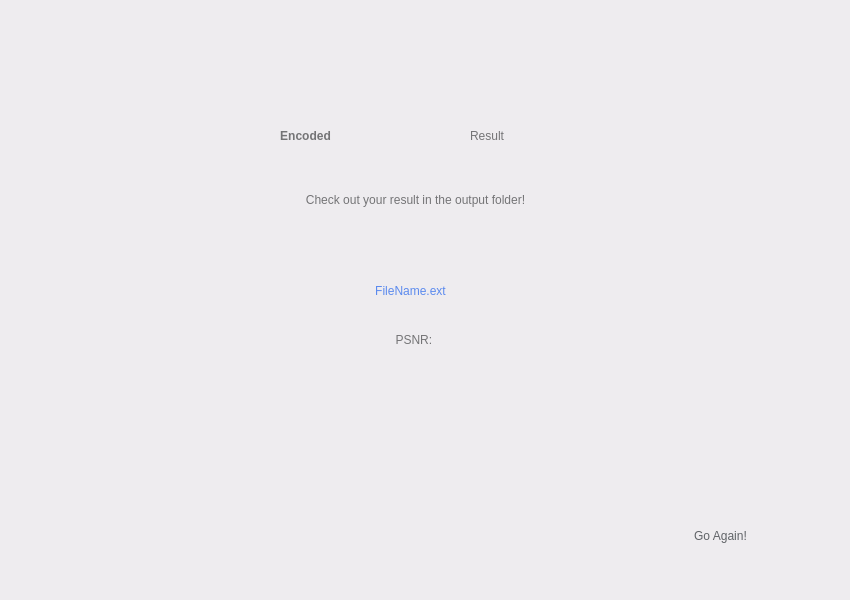
<?xml version="1.0" encoding="UTF-8"?>
<ui version="4.0">
 <class>Widget</class>
 <widget class="QWidget" name="Widget">
  <property name="geometry">
   <rect>
    <x>0</x>
    <y>0</y>
    <width>850</width>
    <height>600</height>
   </rect>
  </property>
  <property name="windowTitle">
   <string>Widget</string>
  </property>
  <property name="styleSheet">
   <string notr="true">background-color: rgb(238, 236, 239);</string>
  </property>
  <widget class="QWidget" name="widget1" native="true">
   <property name="geometry">
    <rect>
     <x>0</x>
     <y>0</y>
     <width>850</width>
     <height>600</height>
    </rect>
   </property>
   <property name="styleSheet">
    <string notr="true">QWidget#widget1 {background-color: rgb(246, 245, 247);};

</string>
   </property>
   <widget class="QLabel" name="label">
    <property name="geometry">
     <rect>
      <x>160</x>
      <y>60</y>
      <width>291</width>
      <height>151</height>
     </rect>
    </property>
    <property name="styleSheet">
     <string notr="true">background-color: rgba(255, 255, 255, 0);
color: rgb(116, 116, 118);
font: 75 72pt &quot;Product Sans&quot;;
font-weight: bold;
</string>
    </property>
    <property name="text">
     <string>Encoded</string>
    </property>
    <property name="alignment">
     <set>Qt::AlignCenter</set>
    </property>
   </widget>
   <widget class="QLabel" name="modeLabel">
    <property name="geometry">
     <rect>
      <x>470</x>
      <y>60</y>
      <width>351</width>
      <height>151</height>
     </rect>
    </property>
    <property name="styleSheet">
     <string notr="true">background-color: rgba(255, 255, 255, 0);
color: rgb(116, 116, 118);
font: 75 72pt &quot;Product Sans&quot;;
</string>
    </property>
    <property name="text">
     <string>Result</string>
    </property>
    <property name="alignment">
     <set>Qt::AlignLeading|Qt::AlignLeft|Qt::AlignVCenter</set>
    </property>
   </widget>
   <widget class="QLabel" name="label_3">
    <property name="geometry">
     <rect>
      <x>230</x>
      <y>190</y>
      <width>371</width>
      <height>20</height>
     </rect>
    </property>
    <property name="styleSheet">
     <string notr="true">background-color: rgba(255, 255, 255, 0);
font: 16pt &quot;Product Sans&quot;;
color: rgb(116, 116, 118);</string>
    </property>
    <property name="text">
     <string>Check out your result in the output folder!</string>
    </property>
    <property name="alignment">
     <set>Qt::AlignCenter</set>
    </property>
   </widget>
   <widget class="QPushButton" name="goButton">
    <property name="geometry">
     <rect>
      <x>640</x>
      <y>510</y>
      <width>161</width>
      <height>51</height>
     </rect>
    </property>
    <property name="styleSheet">
     <string notr="true">font: 17pt &quot;Product Sans&quot;;
color: rgb(96, 99, 103);
border-radius: 25px;
</string>
    </property>
    <property name="text">
     <string>Go Again!</string>
    </property>
   </widget>
   <widget class="QLabel" name="fileNameLabel">
    <property name="geometry">
     <rect>
      <x>250</x>
      <y>260</y>
      <width>321</width>
      <height>61</height>
     </rect>
    </property>
    <property name="styleSheet">
     <string notr="true">font: 75 36pt &quot;Product Sans&quot;;
color: rgb(91, 138, 238);
border-radius: 10px;</string>
    </property>
    <property name="text">
     <string>FileName.ext</string>
    </property>
    <property name="alignment">
     <set>Qt::AlignCenter</set>
    </property>
   </widget>
   <widget class="QLabel" name="psnrLabel">
    <property name="geometry">
     <rect>
      <x>230</x>
      <y>330</y>
      <width>371</width>
      <height>20</height>
     </rect>
    </property>
    <property name="styleSheet">
     <string notr="true">background-color: rgba(255, 255, 255, 0);
font: 16pt &quot;Product Sans&quot;;
color: rgb(116, 116, 118);</string>
    </property>
    <property name="text">
     <string>PSNR: </string>
    </property>
    <property name="alignment">
     <set>Qt::AlignCenter</set>
    </property>
   </widget>
  </widget>
 </widget>
 <resources/>
 <connections/>
</ui>
